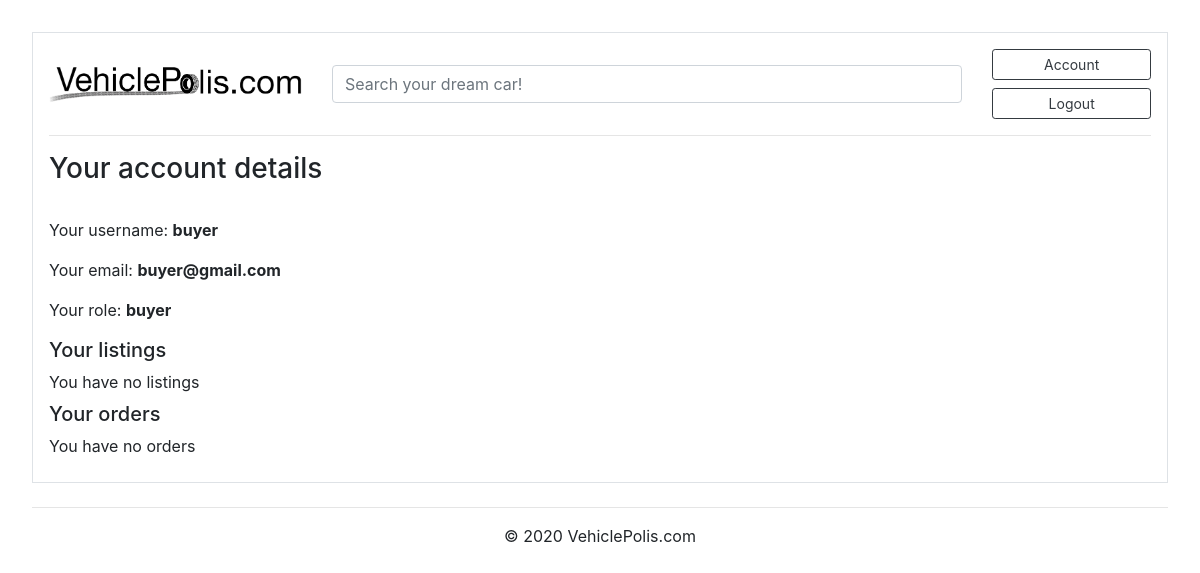
Page /account (signed in) on the earlier database version.
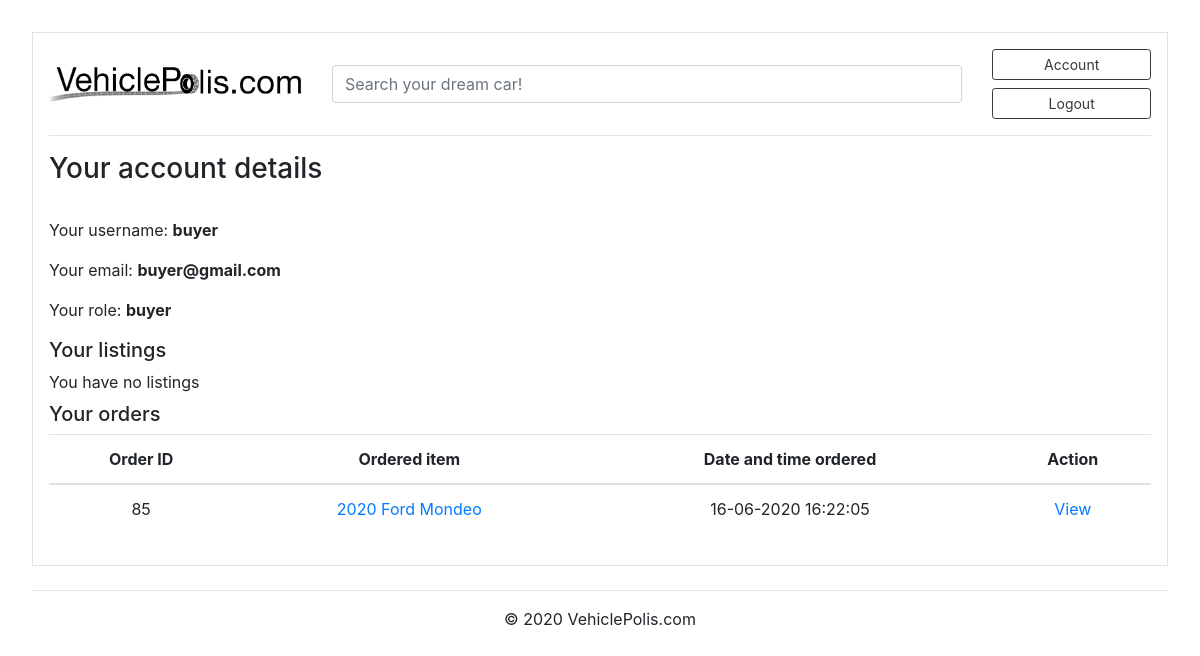
Same page on the later database version.
### marketplace/models.py (models this page shows, shortened)
class Order(db.Model):
    id = db.Column(db.Integer, primary_key=True)
    quantity = db.Column(db.Integer(), nullable=False)
    first_name = db.Column(db.String(100), nullable=False)
    last_name = db.Column(db.String(100), nullable=False)
    company_name = db.Column(db.String(100), nullable=True)
    address1 = db.Column(db.String(100), nullable=False)
    address2 = db.Column(db.String(100), nullable=False)
    suburb = db.Column(db.String(100), nullable=False)
    city = db.Column(db.String(100), nullable=False)
    state = db.Column(db.String(100), nullable=False)
    country = db.Column(db.String(100), nullable=False)
    phone = db.Column(db.String(100), nullable=False)
    email = db.Column(db.String(100), nullable=False)
    date_posted = db.Column(db.DateTime, nullable=False, default=datetime.now)
    item_id = db.Column(db.Integer, db.ForeignKey('post.id'), nullable=False)
    user_id = db.Column(db.Integer, db.ForeignKey('user.id'), nullable=False)

class Post(db.Model):
    id = db.Column(db.Integer, primary_key=True)
    condition = db.Column(db.String(100), nullable=False)
    title = db.Column(db.String(100), nullable=False)
    make = db.Column(db.String(100), nullable=False)
    model = db.Column(db.String(100), nullable=False)
    price = db.Column(db.Integer(), nullable=False)
    year = db.Column(db.Integer(), nullable=False)
    ODO = db.Column(db.Integer(), nullable=False)
    category = db.Column(db.String(100), nullable=False)
    fuel = db.Column(db.String(100), nullable=False)
    transmission = db.Column(db.String(100), nullable=False)
    quantity = db.Column(db.Integer(), nullable=False)
    date_posted = db.Column(db.DateTime, nullable=False, default=datetime.now)
    description = db.Column(db.Text, nullable=True)
    image_file = db.Column(db.String(20), nullable=False, default='default.png')
    user_id = db.Column(db.Integer, db.ForeignKey('user.id'), nullable=False)
    orders = db.relationship('Order', backref='item', lazy=True)

### marketplace/routes.py (the view)
@app.route("/account")
@login_required
def account():
    searchform = SearchForm()
    posts = Post.query.order_by(Post.id.desc()).filter(Post.author == current_user)
    orders = Order.query.order_by(Order.id.desc()).filter(Order.author == current_user)
    posts_count = Post.query.order_by(Post.id.desc()).filter(Post.author == current_user).count()
    orders_count = Order.query.order_by(Order.id.desc()).filter(Order.author == current_user).count()
    return render_template('account.html', searchform=searchform, posts=posts, orders=orders, posts_count=posts_count, orders_count=orders_count)

### marketplace/forms.py
class SearchForm(FlaskForm):
    text = StringField('Search')
    submit = SubmitField('Search')

### marketplace/models.py (called while the page is built)
@login_manager.user_loader
def load_user(user_id):
    return User.query.get(int(user_id))

### marketplace/templates/account.html
{% extends "base.html" %}
{% block content %}
<h3 class="account-heading">Your account details</h3>
<br>
<p class="text"> Your username: <b>{{ current_user.username }}</p></b>
<p class="text"> Your email: <b>{{ current_user.email }}</p></b>
<p class="text"> Your role: <b>{{ current_user.role }}</p></b>
<h5>Your listings</h5>
{% if posts_count %}
  <table class="table text-center">
    <thead>
      <tr>
        <th>ID</th>
        <th>Info</th>
        <th>Date posted</th>
        <th>Action</th>
      </tr>
    </thead>
    <tbody>
        {% for post in posts %}
      <tr>
        <td>{{post.id}}</td>
        <td> <a href="{{ url_for('post', post_id=post.id) }}"> {{post.year}} {{post.make}} {{post.model}}</a></td>
        <td>{{ post.date_posted.strftime('%d-%m-%Y') }}</td>
        <td><a href="{{ url_for('update_post', post_id=post.id) }}">Edit</a>/<a href="{{ url_for('delete_post', post_id=post.id) }}">Delete</a></td>
      </tr>
      {% endfor %}
    </tbody>
  </table>
{% else %}
  <p class="mb-2">You have no listings</p>
{% endif %}
<h5>Your orders</h5>
{% if orders_count %}
<table class="table text-center">
  <thead>
    <tr>
      <th>Order ID</th>
      <th>Ordered item</th>
      <th>Date and time ordered</th>
      <th>Action</th>
    </tr>
  </thead>
  <tbody>
    {% for order in orders %}
      <tr>
        <td>{{order.id}}</td>
        <td> <a href="{{ url_for('order_details', order_id=order.id) }}"> {{order.item.year}} {{order.item.make}} {{order.item.model}}</a></td>
        <td>{{ order.date_posted.strftime('%d-%m-%Y %H:%M:%S') }}</td>
        <td><a href="{{ url_for('order_details', order_id=order.id) }}">View</a></td>
      </tr>
    {% endfor %}
  </tbody>
</table>
{% else %}
<p class="mb-2">You have no orders</p>
{% endif %}
{% endblock content %}

Differences in the rows shown:
added Order: id "85", item.year "2020", item.make "Ford", item.model "Mondeo", date_posted "16-06-2020 16:22:05"
Other differences:
text no longer shown: "You have no orders"
text now shown: "Order ID Ordered item Date and time ordered Action"
